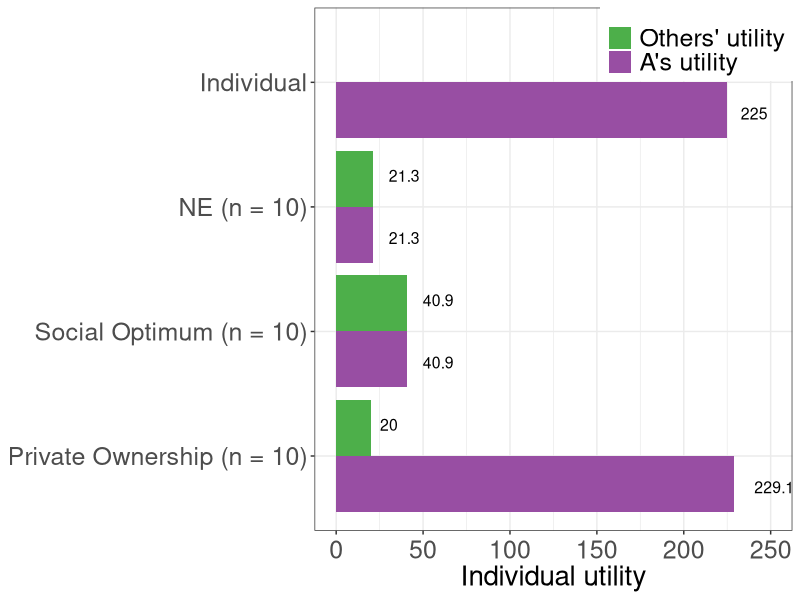
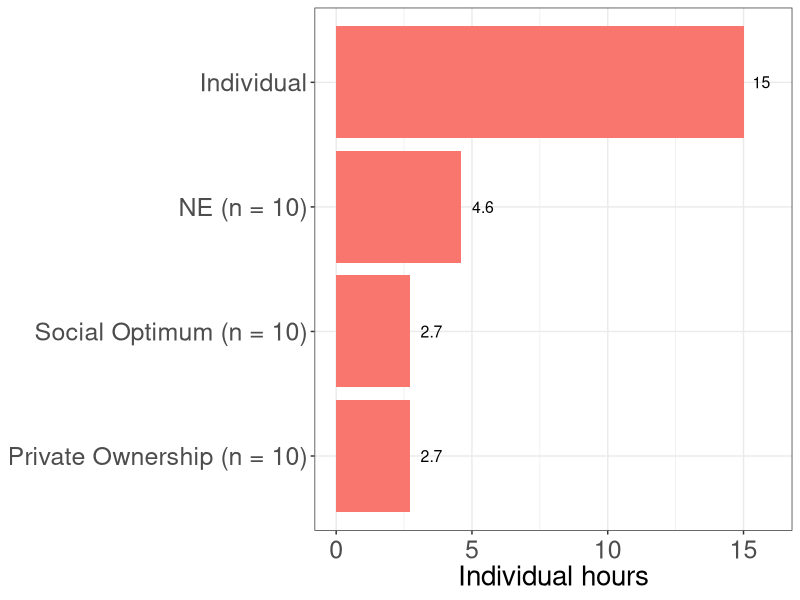

The R source for these figures, in order:
library(tidyverse)

hours <- c(15, NA, 4.6, 4.6, 2.7, 2.7, 2.7, 2.7)
utility <- c(225, NA, 21.3, 21.3, 40.9, 40.9, 229.1, 20 )
type <- c("u^A","u^J", "u^A","u^J", "u^A","u^J", "u^A","u^J")
group <- c("Individual","Individual", 
           "NE (n = 10)", "NE (n = 10)", 
           "Social Optimum (n = 10)","Social Optimum (n = 10)", 
           "Private Ownership (n = 10)", "Private Ownership (n = 10)"
           )
dfpool <- tibble(hours, utility, type, group)
dfpool <- 
  dfpool %>% 
  mutate(group = factor(group, levels = c("Private Ownership (n = 10)",
                                          "Social Optimum (n = 10)", 
                                          "NE (n = 10)",
                                          "Individual"
                                          ))
         )

plotP <- 
  dfpool %>% 
  ggplot(aes(x = group, y = utility, fill = type)) + 
  geom_bar(stat = "identity", position = position_dodge()) + 
  xlab("") +
  ylab("Individual utility") +
  scale_fill_manual(values = c("#4daf4a", "#984ea3"),
                    #values=c("#377eb8","#e41a1c", "#41AE76","#FFEF66","#386cb0"),
                    name = "", 
                    breaks = c("u^J","u^A"),
                    labels = c( "Others' utility", "A's utility")
  ) + 
  theme_bw() + 
  theme(legend.position = c(0.8, 0.95),
        legend.text.align = 0,
        axis.title = element_text(size = 20),
        axis.title.y = element_blank(),
        axis.text.y = element_text(size = 18),
        #legend.title = element_text(size = 16),
        legend.text = element_text(size = 18),
        legend.title = element_text(size = 18),
        axis.text.x  = element_text(vjust = 0.5, size = 18)) + 
  geom_text(
    aes(x = group, y = utility, label = utility, group = type),
    col = "black",
    hjust = -0.5, size = 4,
    position = position_dodge(width = 1),
    inherit.aes = TRUE
  ) +
  ylim(0, 250) +
  coord_flip()
#plotP
ggsave("coordination_failures/bargraph_pooled_u.pdf", plotP, width = 12, height = 12)

dfpoolh <- 
  dfpool %>% 
  filter(type == "u^A")
  

plotPh <- 
  dfpoolh %>%
  ggplot(aes(x = group, y = hours, fill = type)) + 
  geom_bar(stat = "identity", position = position_dodge()) + 
  xlab("") +
  ylab("Individual hours") +
  theme_bw() + 
  theme(legend.position = "none",
        legend.text.align = 0,
        axis.title = element_text(size = 20),
        axis.title.y = element_blank(),
        axis.text.y = element_text(size = 18),
        #legend.title = element_text(size = 16),
        legend.text = element_text(size = 18),
        legend.title = element_text(size = 18),
        axis.text.x  = element_text(vjust = 0.5, size = 18)) + 
  geom_text(
    aes(x = group, y = hours, label = hours, group = type),
    col = "black",
    hjust = -0.5, size = 4,
    position = position_dodge(width = 1),
    inherit.aes = TRUE
  ) +
  ylim(0, 16) +
  coord_flip()
ggsave("coordination_failures/bargraph_pooled_hrs.pdf", plotPh, width = 12, height = 12)




#Old DF with NE for 2
# hours <- c(12, 12, 5,5,7.5,7.5,5,5, 4.6, 4.6 ,2.7, 2.7, 2.7 , 2.7)
# utility <- c(144, 144, 56.25, 56.25, 75, 75, 150, 56.25, 21.3, 21.3, 40.9, 40.9, 229.1, 20 )
# type <- c("u^A","u^J", "u^A","u^J", "u^A","u^J", "u^A","u^J", "u^A","u^J", "u^A","u^J", "u^A","u^J")
# group <- c("NE (n = 2)","NE (n = 2)", 
#            "NE (n = 5)","NE (n = 5)", 
#            "Social Optimum (n = 5)", "Social Optimum (n = 5)",
#            "TIOLI (n = 5)", "TIOLI (n = 5)",
#            "NE (n = 10)", "NE (n = 10)", 
#            "Social Optimum (n = 10)","Social Optimum (n = 10)", 
#            "Private Ownership (n = 10)", "Private Ownership (n = 10)"
# )
